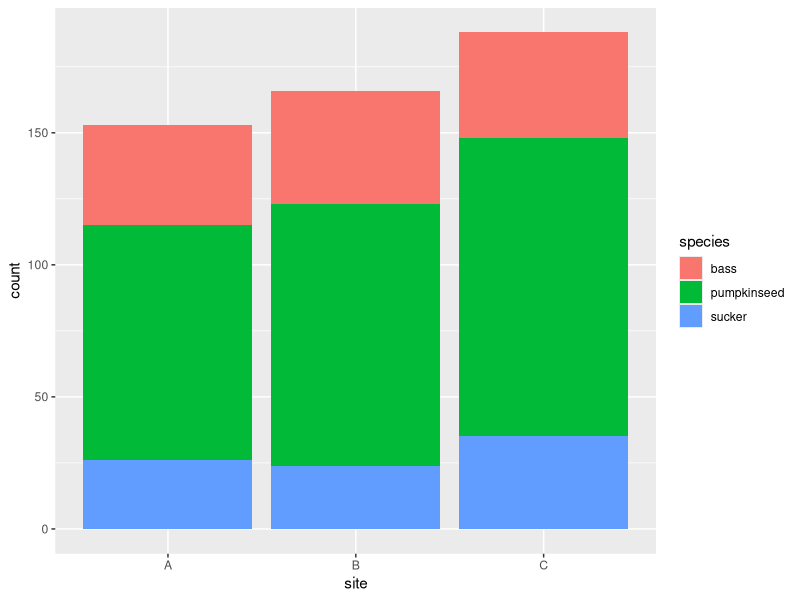
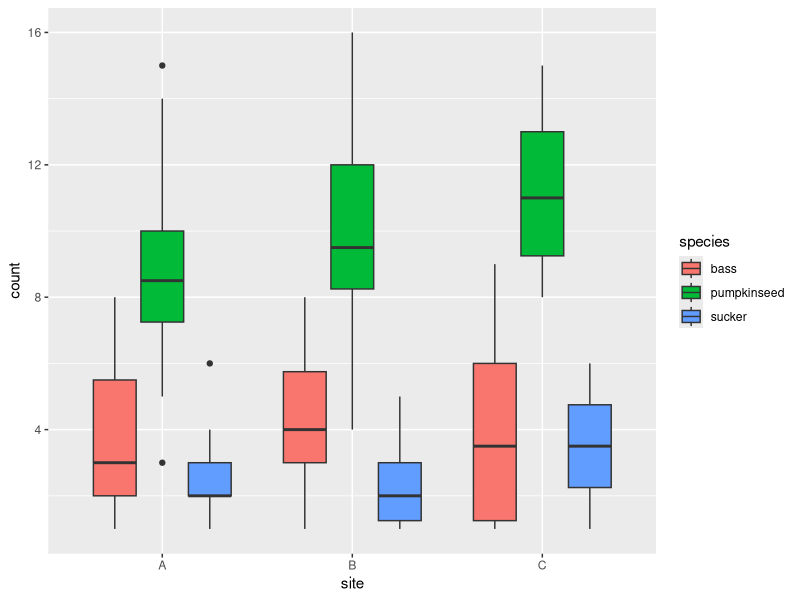
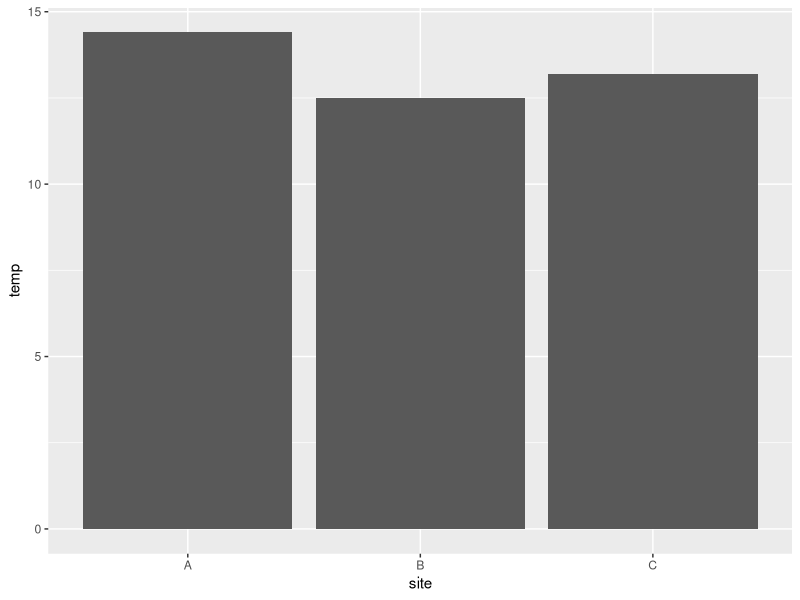
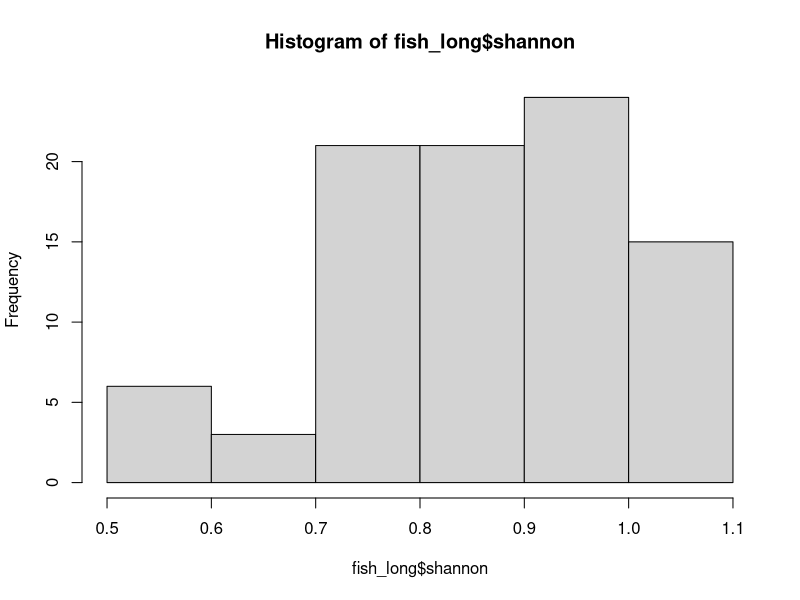
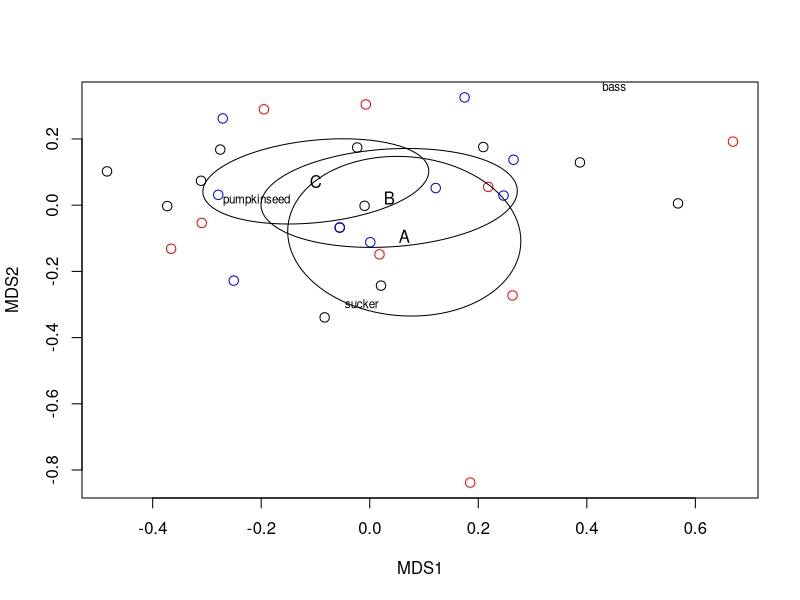

R code for these plots, in order:
## ---- chunk 1
knitr::opts_chunk$set(echo = TRUE)
## ---- chunk 2
#Set the working directory

setwd("~/Documents/GitHub/MarineEcology_Tutorial") 
#Note that this directory will be specific to your own computer - this is just an example.
## ---- chunk 3
fish <- read.csv("fish.csv")
#The arrow tells R that "fish" is an object that refers to our data
#Having trouble? Make sure you are working in the correct directory where you have saved your data file
## ---- chunk 4
head(fish)
str(fish)
## ---- chunk 5
summary(fish)
## ---- chunk 6
#install.packages("vegan")
## ---- chunk 7
require(vegan)
## ---- chunk 8
fish$shannon <- diversity(x = fish[,3:5], index = "shannon")
#This line of code is doing a couple of things. First, by defining the object "fish$shannon" we are creating a new column in our dataframe with the title "shannon" where our Shannon index results will be stored.
#Next, by adding the square brackets after "fish" we are specifying to the function that it should calculate the index using columns 3-5 in our dataframe, which correspond to the fish counts for each species

#Take a look at how this has changed our dataframe
head(fish)
## ---- chunk 9
#install.packages("tidyverse")
## ---- chunk 10
require(tidyverse)
## ---- chunk 11
#Convert from wide to long data:
fish_long <- gather(data = fish, key = species, value = count, bass, pumpkinseed, sucker, factor_key=TRUE)

#Compare how this matrix looks compared to the previous dataframe
## ---- chunk 12
ggplot(fish_long, aes(fill=species, y=count, x=site)) + 
    geom_bar(position="stack", stat="identity")

#ggplot has a ton of customizable features. Look up ggplot2 and change the colours, resize the axes and labels, edit the gridlines, etc.
## ---- chunk 13
ggplot(fish_long, aes(x=site, y=count, fill=species)) + 
    geom_boxplot()

#Again, customize your plots.
## ---- chunk 14
env <- read.csv("env_vars.csv")
str(env)
## ---- chunk 15
ggplot(env, aes(y = temp, x = site)) +
    geom_bar(stat="identity")
## ---- chunk 16
#Assess normality
shannon.hist <- hist(fish_long$shannon) #hist() plots a histogram
#This looks pretty good, ANOVAs are pretty robust to normality assumptions
## ---- chunk 17
#Test for equal variances between groups

bartlett.test(fish_long$shannon~fish_long$site)
## ---- chunk 18
#One-way ANOVA

shan.anova <- aov(fish_long$shannon~fish_long$site) #use the aov function to execute the ANOVA

shan.anova #See the sum of squares and degrees freedom
summary(shan.anova) #get your F-value and p-value

#Here, our p-value is 0.971, so there is no significant difference between groups
## ---- chunk 19
#Tukey-Kramer test
TukeyHSD(shan.anova)

#Take a look at the results - what does this tell you about difference between each site?
## ---- chunk 20
#First, let's remind ourselves what our dataframe looks like:
head(fish)

#Now, we want to extract only the abundance values for each taxon:
taxa <- fish[3:5] #this code says to pull out columns 3 to 5 from the fish dataframe and make a new matrix called taxa
head(taxa) #check to make sure it worked
## ---- chunk 21
taxa.mds <- metaMDS(comm = taxa, distance = "bray", k=2, trace = FALSE, autotransform = FALSE, try=20, trymax=20, engine=NULL) #Run the nMDS 
taxa.mds$stress #Get a measurement of stress
## ---- chunk 22
plot(taxa.mds$points, col=c(rep("black",9), rep("red",9), rep("blue",9)), cex=1.25)
orditorp(taxa.mds,display="species",col="black",air=0.01, conf=0.95)
ordiellipse(taxa.mds, fish$site, display = "sites", kind = "se", conf = 0.95, label = T)

#This can gives us a figure with each taxa a different colour and elipses around the sites
#Here, we have a bit of a scatter with no clear trends
## ---- chunk 23
taxa.dist<-vegdist(taxa, method = 'bray') #create a dissimilarity matrix for all samples

taxa.perm<-adonis2(taxa~site, data = fish, permutations = 999, method = "bray", by="terms")

taxa.perm
#There is no significant differences in the communities between sites
